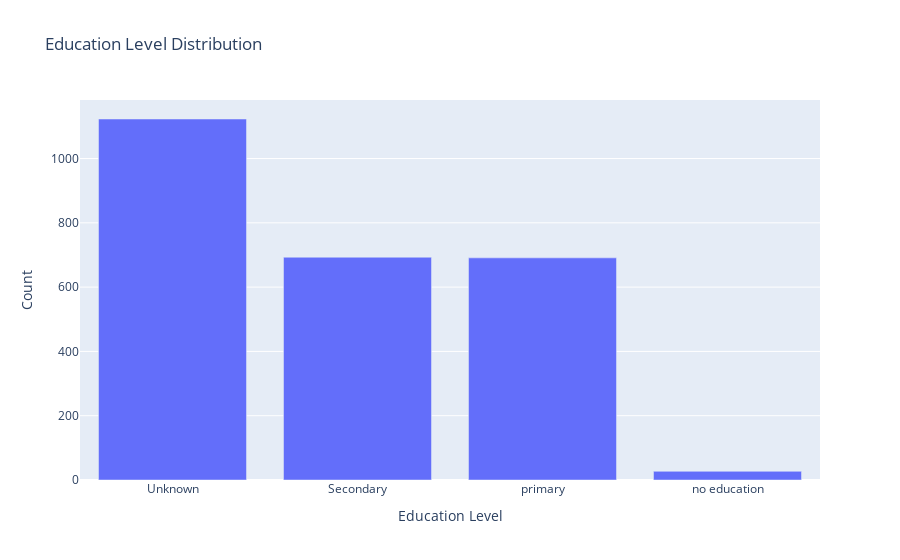

This figure's notebook cell:
### Code cell
# Create a clean DataFrame for plotting
edu_counts = df_fin['education_level'].value_counts().reset_index()
edu_counts.columns = ['education_level', 'count']

# Plot with Plotly
px.bar(edu_counts,
       x='education_level', y='count',
       labels={'education_level': 'Education Level', 'count': 'Count'},
       title='Education Level Distribution').show()

### Figure 1 — Plotly figure (JSON) as saved in the notebook; plotly's stock layout.template omitted (floating-point values rounded to 4 significant figures)
{"data": [{"alignmentgroup": "True", "hovertemplate": "Education Level=%{x}<br>Count=%{y}<extra></extra>", "legendgroup": "", "marker": {"color": "#636efa", "pattern": {"shape": ""}}, "name": "", "offsetgroup": "", "orientation": "v", "showlegend": false, "textposition": "auto", "type": "bar", "x": ["Unknown", "Secondary", "primary", "no education"], "xaxis": "x", "y": [1123, 693, 691, 27], "yaxis": "y"}], "layout": {"autosize": true, "barmode": "relative", "legend": {"tracegroupgap": 0}, "title": {"text": "Education Level Distribution"}, "xaxis": {"anchor": "y", "autorange": true, "domain": [0, 1], "range": [-0.5, 3.5], "title": {"text": "Education Level"}, "type": "category"}, "yaxis": {"anchor": "x", "autorange": true, "domain": [0, 1], "range": [0, 1182.0], "title": {"text": "Count"}, "type": "linear"}}}
